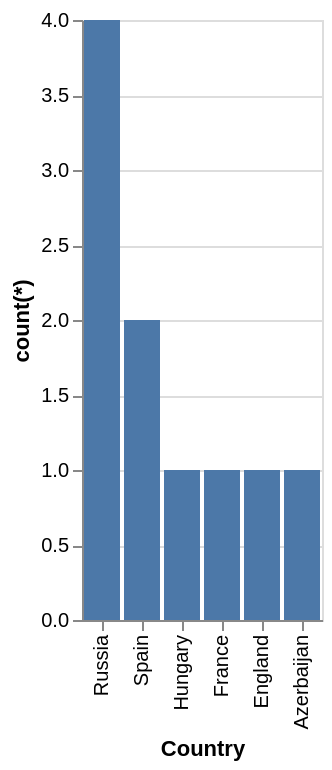

Vega-Lite specification stored for this chart:
### Vega-Lite specification from a JSON file in a GitHub repository (floating-point values rounded to 4 significant figures)
{"data": {"values": [{"x_data": "Russia", "y_data": 4}, {"x_data": "Spain", "y_data": 2}, {"x_data": "Hungary", "y_data": 1}, {"x_data": "France", "y_data": 1}, {"x_data": "England", "y_data": 1}, {"x_data": "Azerbaijan", "y_data": 1}]}, "mark": "bar", "encoding": {"x": {"field": "x_data", "type": "nominal", "title": "Country", "sort": {"op": "sum", "field": "y_data", "order": "descending"}}, "y": {"field": "y_data", "type": "quantitative", "title": "count(*)"}}}
